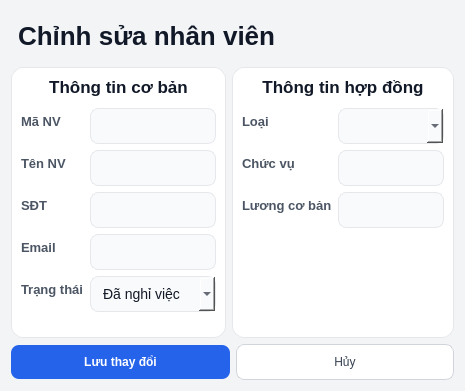
<?xml version="1.0" encoding="UTF-8"?>
<ui version="4.0">
 <class>Dialog</class>
 <widget class="QDialog" name="Dialog">
  <property name="geometry">
   <rect>
    <x>0</x>
    <y>0</y>
    <width>465</width>
    <height>391</height>
   </rect>
  </property>
  <property name="windowTitle">
   <string>Dialog</string>
  </property>
  <property name="styleSheet">
   <string notr="true">/* 1. Tổng thể Cửa sổ  */
QDialog {
    background-color: #f3f4f6;
    font-family: &quot;Inter&quot;, &quot;Segoe UI&quot;, sans-serif;
}

/* 2. Tiêu đề trang chính (Cấp 800) [cite: 510-511] */
QLabel#lblTitleChinhSuaNV {
    font-size: 26px;
    font-weight: 800;
    color: #111827;
    padding: 10px 0px;
}

/* 3. Thẻ nội dung (Cards) [cite: 511-512] */
QFrame#frame_2, QFrame#frame_3 {
    background-color: #ffffff;
    border: 1px solid #e5e7eb;
    border-radius: 12px;
}

/* 4. Tiêu đề các khối con (Cấp 700) [cite: 512-513] */
QLabel#lblThongTinCoBan, QLabel#lblThongTinHopDong {
    font-size: 17px;
    font-weight: 700;
    color: #111827;
    margin-bottom: 5px;
}

/* 5. Nhãn thuộc tính (Cấp 600) [cite: 513-514, 530, 537-538] */
QLabel#lblMaDon, QLabel#lblTenNV, QLabel#lblSDT, QLabel#lblEmail, 
QLabel#lblTrangThai, QLabel#lblLoaiNV_2, QLabel#lblChucVu, QLabel#lblLuongCoBan {
    font-size: 13px;
    font-weight: 600;
    color: #4b5563; /* Xám đậm chuyên nghiệp */
}

/* 6. Ô nhập liệu và Chọn lựa (Inputs) [cite: 514-516] */
QLineEdit, QComboBox {
    background-color: #f9fafb;
    border: 1px solid #e5e7eb;
    border-radius: 8px;
    padding: 8px 12px;
    color: #111827;
    font-size: 14px;
}

/* Hiệu ứng focus [cite: 516-517] */
QLineEdit:focus, QComboBox:focus {
    border: 2px solid #2563eb;
    background-color: #ffffff;
}

/* Ô chỉ đọc (Mã nhân viên) [cite: 517-518] */
QLineEdit[readOnly=&quot;true&quot;] {
    background-color: #f3f4f6;
    color: #6b7280;
    border: 1px dashed #d1d5db;
}

/* 7. Các nút bấm hành động [cite: 518-522] */
QPushButton#btnLuu {
    background-color: #2563eb;
    color: #ffffff;
    font-weight: 700;
    border-radius: 8px;
    padding: 10px 20px;
}

QPushButton#btnLuu:hover {
    background-color: #1d4ed8;
}

QPushButton#btnHuy {
    background-color: #ffffff;
    color: #374151;
    border: 1px solid #d1d5db;
    border-radius: 8px;
    padding: 10px 20px;
}

QPushButton#btnHuy:hover {
    background-color: #f9fafb;
}</string>
  </property>
  <layout class="QVBoxLayout" name="verticalLayout_3">
   <item>
    <layout class="QHBoxLayout" name="horizontalLayout_2">
     <item>
      <widget class="QLabel" name="lblTitleChinhSuaNV">
       <property name="text">
        <string>Chỉnh sửa nhân viên</string>
       </property>
      </widget>
     </item>
    </layout>
   </item>
   <item>
    <layout class="QHBoxLayout" name="horizontalLayout">
     <item>
      <widget class="QFrame" name="frame_3">
       <property name="frameShape">
        <enum>QFrame::StyledPanel</enum>
       </property>
       <property name="frameShadow">
        <enum>QFrame::Raised</enum>
       </property>
       <layout class="QVBoxLayout" name="verticalLayout">
        <item>
         <widget class="QLabel" name="lblThongTinCoBan">
          <property name="text">
           <string>Thông tin cơ bản</string>
          </property>
          <property name="alignment">
           <set>Qt::AlignCenter</set>
          </property>
         </widget>
        </item>
        <item>
         <layout class="QFormLayout" name="formLayout">
          <item row="0" column="0">
           <widget class="QLabel" name="lblMaDon">
            <property name="text">
             <string>Mã NV</string>
            </property>
           </widget>
          </item>
          <item row="1" column="0">
           <widget class="QLabel" name="lblTenNV">
            <property name="text">
             <string>Tên NV</string>
            </property>
           </widget>
          </item>
          <item row="2" column="0">
           <widget class="QLabel" name="lblSDT">
            <property name="text">
             <string>SĐT</string>
            </property>
           </widget>
          </item>
          <item row="3" column="0">
           <widget class="QLabel" name="lblEmail">
            <property name="text">
             <string>Email</string>
            </property>
           </widget>
          </item>
          <item row="0" column="1">
           <widget class="QLineEdit" name="txtReadOnlyMaNV">
            <property name="readOnly">
             <bool>true</bool>
            </property>
           </widget>
          </item>
          <item row="1" column="1">
           <widget class="QLineEdit" name="txtTenNV"/>
          </item>
          <item row="2" column="1">
           <widget class="QLineEdit" name="txtSDT"/>
          </item>
          <item row="3" column="1">
           <widget class="QLineEdit" name="txtEmail"/>
          </item>
          <item row="4" column="0">
           <widget class="QLabel" name="lblTrangThai">
            <property name="text">
             <string>Trạng thái</string>
            </property>
           </widget>
          </item>
          <item row="4" column="1">
           <widget class="QComboBox" name="cbTrangThai">
            <item>
             <property name="text">
              <string>Đã nghỉ việc</string>
             </property>
            </item>
            <item>
             <property name="text">
              <string>Còn làm việc</string>
             </property>
            </item>
           </widget>
          </item>
         </layout>
        </item>
        <item>
         <spacer name="verticalSpacer">
          <property name="orientation">
           <enum>Qt::Vertical</enum>
          </property>
          <property name="sizeHint" stdset="0">
           <size>
            <width>20</width>
            <height>40</height>
           </size>
          </property>
         </spacer>
        </item>
       </layout>
      </widget>
     </item>
     <item>
      <widget class="QFrame" name="frame_2">
       <property name="frameShape">
        <enum>QFrame::StyledPanel</enum>
       </property>
       <property name="frameShadow">
        <enum>QFrame::Raised</enum>
       </property>
       <layout class="QVBoxLayout" name="verticalLayout_2">
        <item>
         <widget class="QLabel" name="lblThongTinHopDong">
          <property name="text">
           <string>Thông tin hợp đồng</string>
          </property>
          <property name="alignment">
           <set>Qt::AlignCenter</set>
          </property>
         </widget>
        </item>
        <item>
         <layout class="QFormLayout" name="formLayout_2">
          <item row="0" column="0">
           <widget class="QLabel" name="lblLoaiNV_2">
            <property name="text">
             <string>Loại</string>
            </property>
           </widget>
          </item>
          <item row="1" column="0">
           <widget class="QLabel" name="lblChucVu">
            <property name="text">
             <string>Chức vụ</string>
            </property>
           </widget>
          </item>
          <item row="2" column="0">
           <widget class="QLabel" name="lblLuongCoBan">
            <property name="text">
             <string>Lương cơ bản</string>
            </property>
           </widget>
          </item>
          <item row="0" column="1">
           <widget class="QComboBox" name="comboBox"/>
          </item>
          <item row="1" column="1">
           <widget class="QLineEdit" name="txtChucVu"/>
          </item>
          <item row="2" column="1">
           <widget class="QLineEdit" name="txtLuongCoBan"/>
          </item>
         </layout>
        </item>
        <item>
         <spacer name="verticalSpacer_2">
          <property name="orientation">
           <enum>Qt::Vertical</enum>
          </property>
          <property name="sizeHint" stdset="0">
           <size>
            <width>20</width>
            <height>40</height>
           </size>
          </property>
         </spacer>
        </item>
       </layout>
      </widget>
     </item>
    </layout>
   </item>
   <item>
    <layout class="QHBoxLayout" name="horizontalLayout_3">
     <item>
      <widget class="QPushButton" name="btnLuu">
       <property name="text">
        <string>Lưu thay đổi</string>
       </property>
      </widget>
     </item>
     <item>
      <widget class="QPushButton" name="btnHuy">
       <property name="text">
        <string>Hủy</string>
       </property>
      </widget>
     </item>
    </layout>
   </item>
  </layout>
 </widget>
 <resources/>
 <connections/>
</ui>
